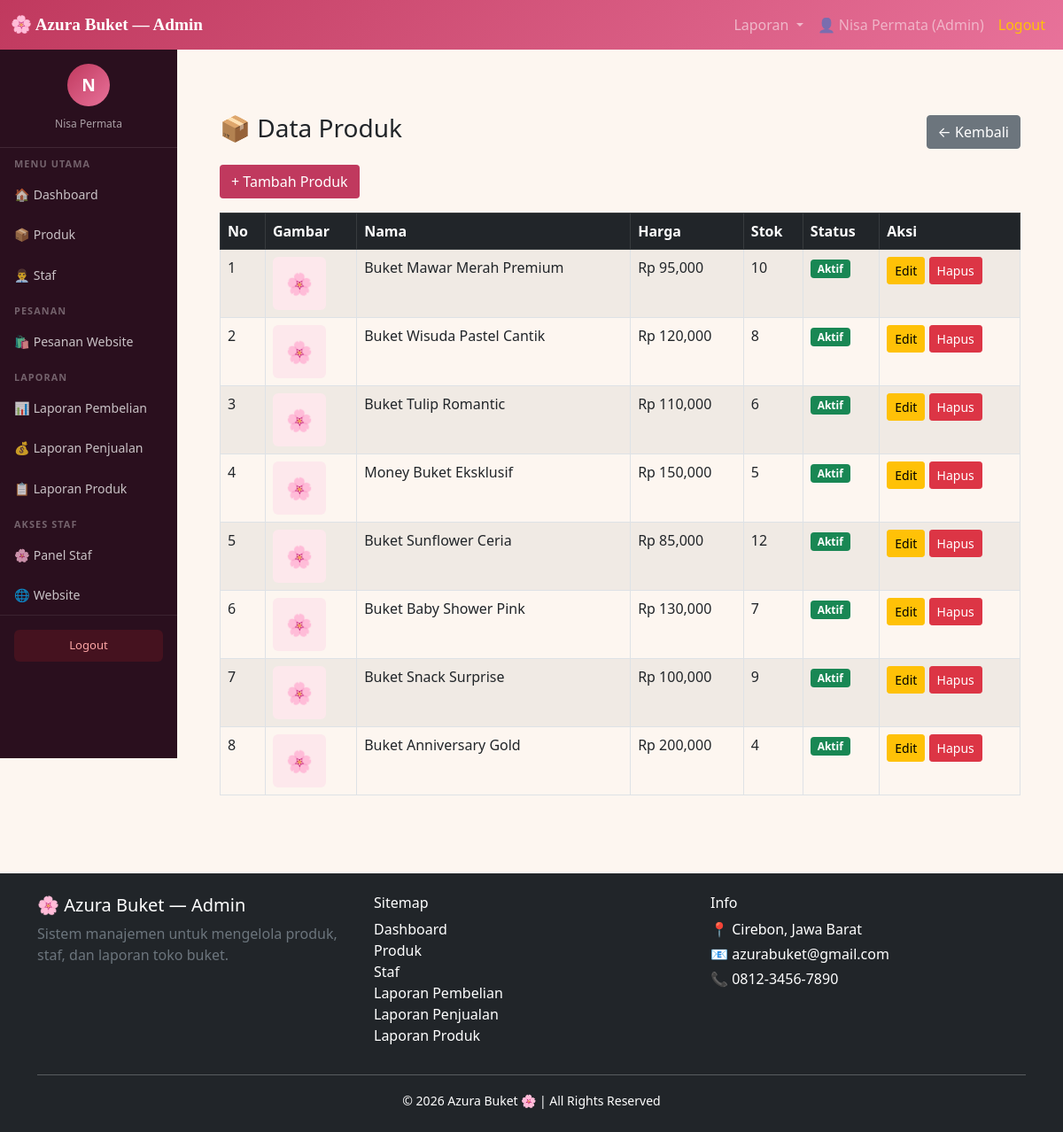
The page /admin/index.php?menu=produk (signed in) on the database its author committed.
### tables this page shows
CREATE TABLE IF NOT EXISTS `produk` (
  `id`          INT AUTO_INCREMENT PRIMARY KEY,
  `nama_produk` VARCHAR(200) NOT NULL,
  `harga`       INT NOT NULL DEFAULT 0,
  `stok`        INT NOT NULL DEFAULT 0,
  `gambar`      VARCHAR(255) DEFAULT '',
  `status`      ENUM('aktif','nonaktif') DEFAULT 'aktif',
  `created_at`  TIMESTAMP DEFAULT CURRENT_TIMESTAMP
);

### admin/produk.php (the view, shortened to what this page needs)
<?php
include 'koneksi.php';
$data = mysqli_query($conn, "SELECT * FROM produk");
?>
<div class="container mt-5">
    <div class="d-flex justify-content-between align-items-center mb-3">
        <h3>📦 Data Produk</h3>
        <button onclick="history.back()" class="btn btn-secondary">← Kembali</button>
    </div>
    <a href="tambah_produk.php" class="btn mb-3" style="background:#c0395e;color:#fff">+ Tambah Produk</a>
    <table class="table table-bordered table-striped" id="tabelProduk">
        <thead class="table-dark">
            <tr>
                <th>No</th>
                <th>Gambar</th>
                <th>Nama</th>
                <th>Harga</th>
                <th>Stok</th>
                <th>Status</th>
                <th>Aksi</th>
            </tr>
        </thead>
        <tbody>
        <?php $no=1; while($row = mysqli_fetch_assoc($data)) { ?>
            <tr>
                <td><?= $no++ ?></td>
                <td>
                    <?php if($row['gambar'] != ''): ?>
                        <img src="gambar/<?= $row['gambar'] ?>" width="80" style="border-radius:6px;">
                    <?php else: ?>
                        <div style="width:60px;height:60px;background:#fde8ec;border-radius:6px;display:flex;align-items:center;justify-content:center;font-size:1.5rem">🌸</div>
                    <?php endif; ?>
                </td>
                <td><?= htmlspecialchars($row['nama_produk']) ?></td>
                <td>Rp <?= number_format($row['harga']) ?></td>
                <td><?= $row['stok'] ?></td>
                <td>
                    <?php if($row['status'] == 'aktif'): ?>
                        <span class="badge bg-success">Aktif</span>
                    <?php else: ?>
                        <span class="badge bg-danger">Nonaktif</span>
                    <?php endif; ?>
                </td>
                <td>
                    <a href="?menu=edit_produk&id=<?= $row['id'] ?>" class="btn btn-warning btn-sm">Edit</a>
                    <a href="hapus_produk.php?id=<?= $row['id'] ?>" class="btn btn-danger btn-sm" onclick="return confirm('Yakin hapus produk ini? Data tidak bisa dikembalikan!')">Hapus</a>
                </td>
            </tr>
        <?php } ?>
        </tbody>
    </table>
</div>

### admin/dashboard.php (style rules this page uses)
body { background-color: #fdf6f0; }

### rows shown on the page
produk: nama_produk "Buket Mawar Merah Premium", harga "95,000", stok "10", status "Aktif"
produk: nama_produk "Buket Wisuda Pastel Cantik", harga "120,000", stok "8", status "Aktif"
produk: nama_produk "Buket Tulip Romantic", harga "110,000", stok "6", status "Aktif"
produk: nama_produk "Money Buket Eksklusif", harga "150,000", stok "5", status "Aktif"
produk: nama_produk "Buket Sunflower Ceria", harga "85,000", stok "12", status "Aktif"
produk: nama_produk "Buket Baby Shower Pink", harga "130,000", stok "7", status "Aktif"
produk: nama_produk "Buket Snack Surprise", harga "100,000", stok "9", status "Aktif"
produk: nama_produk "Buket Anniversary Gold", harga "200,000", stok "4", status "Aktif"

### other values the page prints
$_SESSION['nama'] "Nisa Permata"
$_SESSION['role'] "Admin"
substr($_SESSION['nama'] ?? 'A', 0, 1) "N"
